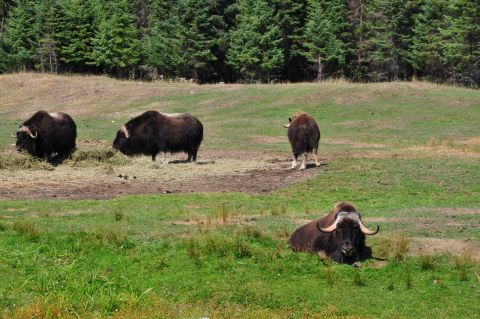
//> input picture Computer_Vision/3/실습 자료/group.jpg, 480 x 319 px
$ ./hist_1d   (built with g++ and OpenCV 4)
//> lines starting //> are read from the running program, lines starting //| are printed output that depends on the picture; after the words box and inside, x2 and y2 are one past the last pixel; in counts of white or black regions, pixels touching at a corner belong together
### Computer_Vision/3/실습 자료/histogram.h
#pragma once
#include <opencv2/opencv.hpp>

class Histogram1D {
private:
	int  histSize[1];
	float  hranges[2];
	const float* ranges[1];
	int channels[1];
public:
	Histogram1D() {
		histSize[0] = 256;
		hranges[0] = 0.0;
		hranges[1] = 255.0;
		ranges[0] = hranges;
		channels[0] = 0;
	}
	//계속
	cv::Mat  getHistogram(const cv::Mat& image) {
		cv::Mat  hist;
		cv::calcHist(&image, 1, channels, cv::Mat(), hist, 1, histSize, ranges);
		return  hist;
	}

	cv::Mat  getHistogramImage(const  cv::Mat& image) {
		cv::Mat  hist = getHistogram(image);
		double  maxVal = 0, minVal = 0;
		cv::minMaxLoc(hist, &minVal, &maxVal, 0, 0);

		cv::Mat  histImg(histSize[0], histSize[0], CV_8U, cv::Scalar(255));
		int  hpt = static_cast<int>(0.9 * histSize[0]); // 최고높이가 총 빈 개수의 90%

		for (int h = 0; h < histSize[0]; h++) {
			float binVal = hist.at<float>(h);
			int intensity = static_cast<int>(hpt * binVal / maxVal);
			cv::line(histImg, cv::Point(h, histSize[0]), cv::Point(h, histSize[0] - intensity),
				cv::Scalar::all(0));
		}
		return histImg;
	}
};

### Computer_Vision/3/실습 자료/hist_1d.cpp
#include <iostream>
#include <opencv2/opencv.hpp>
#include "histogram.h"

using namespace std;
int main() {
	cv::Mat  image = cv::imread("D:/CV_EXER/group.jpg", 0);
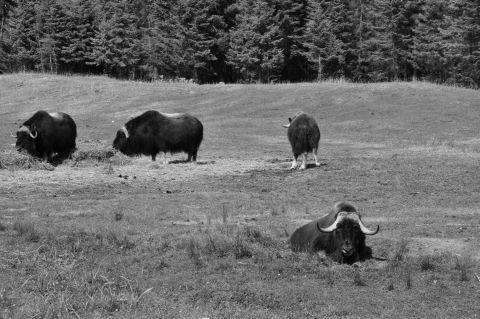
//> image: 319 rows x 480 cols, CV_8UC1; min 0, max 243, mean 106.7
	if (!image.data)  return 0;
	cv::imshow("Image", image);

	Histogram1D   h;
	cv::Mat  histo = h.getHistogram(image);
//> in getHistogram, `cv::calcHist(&image, 1, channels, cv::Mat(), hist, 1, histSize, ranges);`: hist = 256 values, max 2280 at index 131, min 0 at index 230, mean 598.1
//> histo has the same summary as hist in getHistogram

	for (int i = 0; i < 256; i++)
		cout << "Value " << i << "=" << histo.at<float>(i) << endl;
//> this loop made 256 passes
//| Value 0=44
//| Value 1=20
//| Value 2=28
//| Value 3=52
//| Value 4=79
//| Value 5=124
//| Value 6=137
//| Value 7=159
//> (output is shown up to pass 8 of 256)
	cv::imshow("Histogram", h.getHistogramImage(image));
//> in getHistogramImage, `cv::minMaxLoc(hist, &minVal, &maxVal, 0, 0);`: maxVal = 2280
//> the loop in getHistogramImage, `for (int h = 0; h < histSize[0]; h++)` made 256 passes
//> (binVal, intensity) on passes 1 to 3: (44, 4), (20, 2), (28, 2)
//> after the loop in getHistogramImage, `for (int h = 0; h < histSize[0]; h++)`:
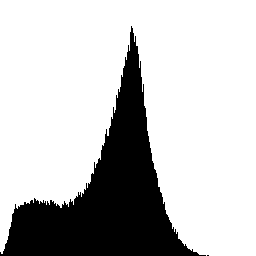
//> histImg: 256 rows x 256 cols, CV_8UC1; 76.6% white; 2 black regions (1 under 20 px), largest, box (x1, y1, x2, y2) and area: (0, 26, 206, 256) 15329
	cv::waitKey(0);
	return 0;
}
